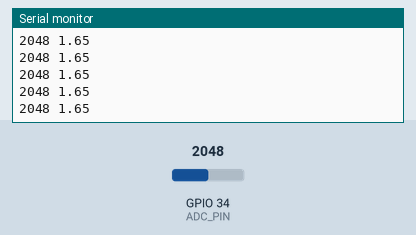
This sketch was run on a simulated ESP32. Shown: the last lines printed to the serial monitor. Inputs (shaded band) come from the test bench; at power-on: GPIO 34 (ADC_PIN) = 2048.

Above: at 1.4 s.
1.5 s: GPIO 34 (ADC_PIN) set to 2866
At 2.5 s:
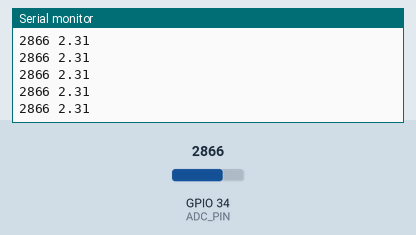
3.0 s: GPIO 34 (ADC_PIN) set to 3603
At 3.5 s:
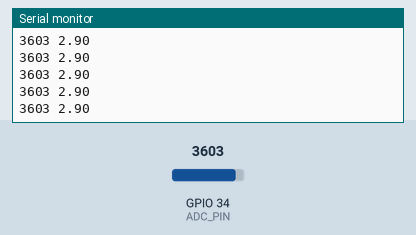
Timing chart, 0 to 6.0 s (numbered marks = the images above; inputs shaded):
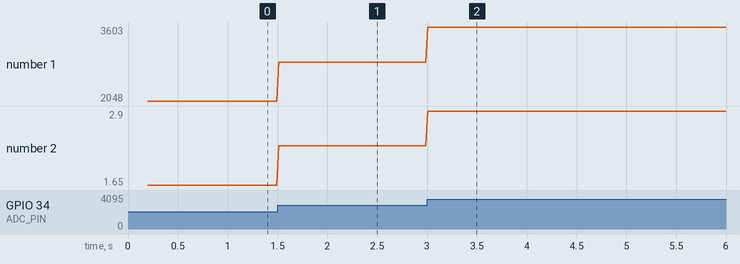

The sketch:

ConexionDirecta.ino
```cpp
#define ADC_PIN 34

void setup() {
  Serial.begin(115200);
  delay(200);
  analogSetPinAttenuation(ADC_PIN, ADC_11db); // mejor rango ~0 a 3.3V
}

void loop() {
  int raw = analogRead(ADC_PIN);
  float v = (raw / 4095.0) * 3.3;

  Serial.print(raw);
  Serial.print(" ");
  Serial.println(v);

  delay(20);
}
```

Measured:
- after the input at 1.5 s, the serial monitor: prints a new line at once (image 1)
- after the input at 3.0 s, the serial monitor: prints a new line at once (image 2)
- plotted number 1: 2048 → 2866 after the input at 1.5 s, 2866 → 3603 after the input at 3.0 s
- plotted number 2: 1.65 → 2.31 after the input at 1.5 s, 2.31 → 2.9 after the input at 3.0 s
